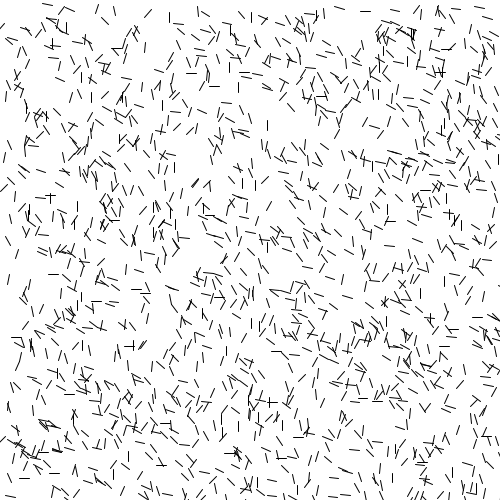
Frame 1 (no input)
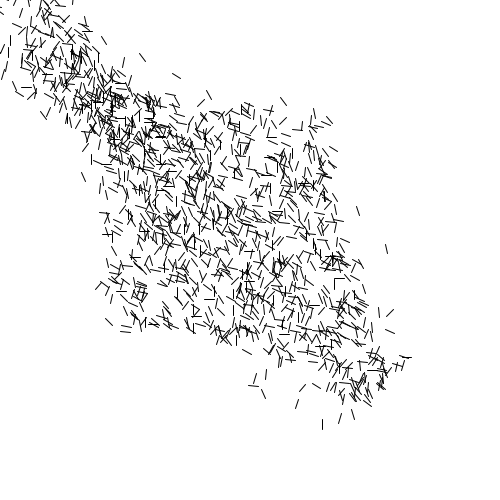
Frame 60 (the mouse pressed at the canvas centre just before this capture)
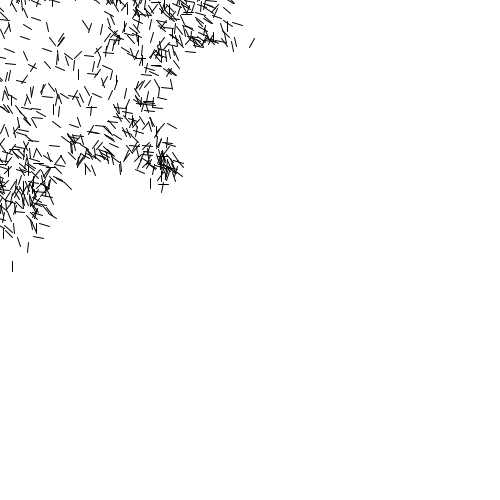
Frame 120 (the mouse held since frame 60 and released just before this capture)

The Processing sketch that drew these frames (run headless with seeded random() and noise(); from frame 60 on, the mouse is pressed at the canvas centre):

// Processing sketch: processing_134059
// ── processing_134059.pde


float gravX;
float gravY;


Bug[] myBugs;

void setup() {
  size( 500, 500 );
  myBugs = new Bug[1500];

  int counter = 0;

  for (int i = 0; i<myBugs.length; i++) {    
    myBugs[i] = new Bug(random(width), random(height));
  }
}

void draw() {
  background(255);

  for (int i = 0; i<myBugs.length ; i++) {
    myBugs[i].update();
    myBugs[i].display();
  }

  gravX = mouseX-width/2;
  gravY = mouseY-height/2;

  gravX = map(gravX, -250, 250, -0.5, 0.5);
  gravY = map(gravY, -250, 250, -0.5, 0.5);
}

void mouseClicked() {
  resetPositions();
}

void resetPositions() {

  int counter = 0;
  for (int i = 0; i<myBugs.length ; i++) {

    myBugs[i].setPosition(random(width), random(height));
  }
}



class Bug {
  PVector position;
  PVector velocity;
  PVector acceleration;
  float   myRotation;

  Bug(float theX, float theY) {
    position = new PVector( random(width), random(height) );
    velocity = new PVector( 0, 0);
    acceleration = new PVector( 30, 30 );
    myRotation = radians(random(-45, 90));
  }

  void update() {
    addGravity();
    addShake();
    followMouse();

    velocity.add(acceleration);   // influence velocity
    velocity.limit(5);            // influence speed
    position.add(velocity);       // influence position 
    //acceleration.set(0, 0);       // reset acceleration

    stayWithinBounds();
  }

  void addGravity() {
    PVector force = new PVector( gravX, gravY );
    acceleration.add(force);
  }

  void setPosition(float theX, float theY) {
    position.x = theX;
    position.y = theY;
  }

  void addShake() {
    PVector force = new PVector( random(-1, 1), random(-1, 1));
    force.limit(100);
    acceleration.add(force);
  }

  void followMouse() {
    PVector mouse = new PVector( mouseX, mouseY );
    // calculate a vector pointing from the bug position
    // the mouse position
    PVector force = PVector.sub( mouse, position );
    force.limit(1.5);
    acceleration.add(force);
  }

  void stayWithinBounds() {
    if ( position.x > width + 15 ) {
      position.x = width + 15;
    }
    if ( position.x < -15 ) {
      position.x = -15;
    }
    if ( position.y > height + 15 ) {
      position.y = height + 15;
    }
    if ( position.y < -15 ) {
      position.y = -15;
    }
  }   

  void display() {
    stroke(0.2);
    pushMatrix();
    translate(position.x, position.y);
    rotate(myRotation);
    line( 0, 0, 7, 7 );
    popMatrix();
  }
}
